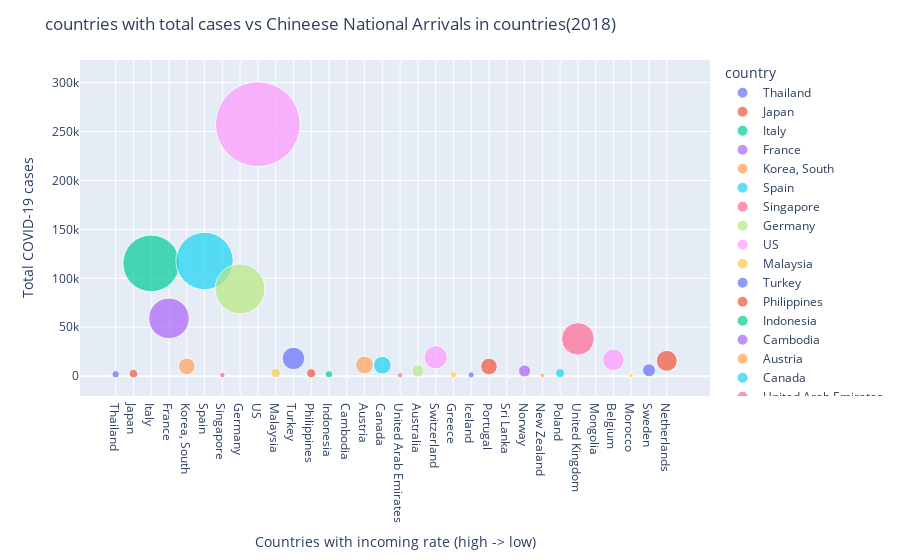

Here is the notebook cell this chart was saved with:
### Code cell
# temp4 = pd.merge(temp[['country', '2018']], table1[['country', 'Deaths']].groupby('country').max(), on='country')
# temp4 = temp4.sort_values(by='Deaths', ascending=False)[:20]

temp = pd.merge(china_travel_top20, country_info, on='country').reset_index(drop=True)
temp = temp.sort_values(2018, ascending=False)

fig = px.scatter(temp, x="country", y='totalcases', size='totalcases', 
                 color="country", hover_name="country", size_max=60)

fig.update_layout(title_text='countries with total cases vs Chineese National Arrivals in countries(2018)',
                  yaxis=go.layout.YAxis(title_text='Total COVID-19 cases',
#                                         tickvals = [-1, 0, 1, 2, 3, 4],
#                                         ticktext = [-1, 'Global Average', 1, 2, 3, 4],
                                       ),
                  xaxis=go.layout.XAxis(title_text='Countries with incoming rate (high -> low)')
                 )
fig.show();
fig.write_image("countriesVScases_chineese.png",scale=1, width=800, height=420)

### Figure 1 — Plotly figure (JSON) as saved in the notebook; plotly's stock layout.template omitted (floating-point values rounded to 4 significant figures)
{"data": [{"hoverlabel": {"namelength": 0}, "hovertemplate": "<b>%{hovertext}</b><br><br>country=%{x}<br>totalcases=%{marker.size}", "hovertext": ["Thailand"], "legendgroup": "Thailand", "marker": {"color": "#636efa", "size": [1978], "sizemode": "area", "sizeref": 71.49, "symbol": "circle"}, "mode": "markers", "name": "Thailand", "showlegend": true, "type": "scatter", "x": ["Thailand"], "xaxis": "x", "y": [1978], "yaxis": "y"}, {"hoverlabel": {"namelength": 0}, "hovertemplate": "<b>%{hovertext}</b><br><br>country=%{x}<br>totalcases=%{marker.size}", "hovertext": ["Japan"], "legendgroup": "Japan", "marker": {"color": "#EF553B", "size": [2617], "sizemode": "area", "sizeref": 71.49, "symbol": "circle"}, "mode": "markers", "name": "Japan", "showlegend": true, "type": "scatter", "x": ["Japan"], "xaxis": "x", "y": [2617], "yaxis": "y"}, {"hoverlabel": {"namelength": 0}, "hovertemplate": "<b>%{hovertext}</b><br><br>country=%{x}<br>totalcases=%{marker.size}", "hovertext": ["Italy"], "legendgroup": "Italy", "marker": {"color": "#00cc96", "size": [115242], "sizemode": "area", "sizeref": 71.49, "symbol": "circle"}, "mode": "markers", "name": "Italy", "showlegend": true, "type": "scatter", "x": ["Italy"], "xaxis": "x", "y": [115242], "yaxis": "y"}, {"hoverlabel": {"namelength": 0}, "hovertemplate": "<b>%{hovertext}</b><br><br>country=%{x}<br>totalcases=%{marker.size}", "hovertext": ["France"], "legendgroup": "France", "marker": {"color": "#ab63fa", "size": [59105], "sizemode": "area", "sizeref": 71.49, "symbol": "circle"}, "mode": "markers", "name": "France", "showlegend": true, "type": "scatter", "x": ["France"], "xaxis": "x", "y": [59105], "yaxis": "y"}, {"hoverlabel": {"namelength": 0}, "hovertemplate": "<b>%{hovertext}</b><br><br>country=%{x}<br>totalcases=%{marker.size}", "hovertext": ["Korea, South"], "legendgroup": "Korea, South", "marker": {"color": "#FFA15A", "size": [10062], "sizemode": "area", "sizeref": 71.49, "symbol": "circle"}, "mode": "markers", "name": "Korea, South", "showlegend": true, "type": "scatter", "x": ["Korea, South"], "xaxis": "x", "y": [10062], "yaxis": "y"}, {"hoverlabel": {"namelength": 0}, "hovertemplate": "<b>%{hovertext}</b><br><br>country=%{x}<br>totalcases=%{marker.size}", "hovertext": ["Spain"], "legendgroup": "Spain", "marker": {"color": "#19d3f3", "size": [117710], "sizemode": "area", "sizeref": 71.49, "symbol": "circle"}, "mode": "markers", "name": "Spain", "showlegend": true, "type": "scatter", "x": ["Spain"], "xaxis": "x", "y": [117710], "yaxis": "y"}, {"hoverlabel": {"namelength": 0}, "hovertemplate": "<b>%{hovertext}</b><br><br>country=%{x}<br>totalcases=%{marker.size}", "hovertext": ["Singapore"], "legendgroup": "Singapore", "marker": {"color": "#FF6692", "size": [1114], "sizemode": "area", "sizeref": 71.49, "symbol": "circle"}, "mode": "markers", "name": "Singapore", "showlegend": true, "type": "scatter", "x": ["Singapore"], "xaxis": "x", "y": [1114], "yaxis": "y"}, {"hoverlabel": {"namelength": 0}, "hovertemplate": "<b>%{hovertext}</b><br><br>country=%{x}<br>totalcases=%{marker.size}", "hovertext": ["Germany"], "legendgroup": "Germany", "marker": {"color": "#B6E880", "size": [89126], "sizemode": "area", "sizeref": 71.49, "symbol": "circle"}, "mode": "markers", "name": "Germany", "showlegend": true, "type": "scatter", "x": ["Germany"], "xaxis": "x", "y": [89126], "yaxis": "y"}, {"hoverlabel": {"namelength": 0}, "hovertemplate": "<b>%{hovertext}</b><br><br>country=%{x}<br>totalcases=%{marker.size}", "hovertext": ["US"], "legendgroup": "US", "marker": {"color": "#FF97FF", "size": [257379], "sizemode": "area", "sizeref": 71.49, "symbol": "circle"}, "mode": "markers", "name": "US", "showlegend": true, "type": "scatter", "x": ["US"], "xaxis": "x", "y": [257379], "yaxis": "y"}, {"hoverlabel": {"namelength": 0}, "hovertemplate": "<b>%{hovertext}</b><br><br>country=%{x}<br>totalcases=%{marker.size}", "hovertext": ["Malaysia"], "legendgroup": "Malaysia", "marker": {"color": "#FECB52", "size": [3333], "sizemode": "area", "sizeref": 71.49, "symbol": "circle"}, "mode": "markers", "name": "Malaysia", "showlegend": true, "type": "scatter", "x": ["Malaysia"], "xaxis": "x", "y": [3333], "yaxis": "y"}, {"hoverlabel": {"namelength": 0}, "hovertemplate": "<b>%{hovertext}</b><br><br>country=%{x}<br>totalcases=%{marker.size}", "hovertext": ["Turkey"], "legendgroup": "Turkey", "marker": {"color": "#636efa", "size": [18135], "sizemode": "area", "sizeref": 71.49, "symbol": "circle"}, "mode": "markers", "name": "Turkey", "showlegend": true, "type": "scatter", "x": ["Turkey"], "xaxis": "x", "y": [18135], "yaxis": "y"}, {"hoverlabel": {"namelength": 0}, "hovertemplate": "<b>%{hovertext}</b><br><br>country=%{x}<br>totalcases=%{marker.size}", "hovertext": ["Philippines"], "legendgroup": "Philippines", "marker": {"color": "#EF553B", "size": [3018], "sizemode": "area", "sizeref": 71.49, "symbol": "circle"}, "mode": "markers", "name": "Philippines", "showlegend": true, "type": "scatter", "x": ["Philippines"], "xaxis": "x", "y": [3018], "yaxis": "y"}, {"hoverlabel": {"namelength": 0}, "hovertemplate": "<b>%{hovertext}</b><br><br>country=%{x}<br>totalcases=%{marker.size}", "hovertext": ["Indonesia"], "legendgroup": "Indonesia", "marker": {"color": "#00cc96", "size": [1986], "sizemode": "area", "sizeref": 71.49, "symbol": "circle"}, "mode": "markers", "name": "Indonesia", "showlegend": true, "type": "scatter", "x": ["Indonesia"], "xaxis": "x", "y": [1986], "yaxis": "y"}, {"hoverlabel": {"namelength": 0}, "hovertemplate": "<b>%{hovertext}</b><br><br>country=%{x}<br>totalcases=%{marker.size}", "hovertext": ["Cambodia"], "legendgroup": "Cambodia", "marker": {"color": "#ab63fa", "size": [114], "sizemode": "area", "sizeref": 71.49, "symbol": "circle"}, "mode": "markers", "name": "Cambodia", "showlegend": true, "type": "scatter", "x": ["Cambodia"], "xaxis": "x", "y": [114], "yaxis": "y"}, {"hoverlabel": {"namelength": 0}, "hovertemplate": "<b>%{hovertext}</b><br><br>country=%{x}<br>totalcases=%{marker.size}", "hovertext": ["Austria"], "legendgroup": "Austria", "marker": {"color": "#FFA15A", "size": [11444], "sizemode": "area", "sizeref": 71.49, "symbol": "circle"}, "mode": "markers", "name": "Austria", "showlegend": true, "type": "scatter", "x": ["Austria"], "xaxis": "x", "y": [11444], "yaxis": "y"}, {"hoverlabel": {"namelength": 0}, "hovertemplate": "<b>%{hovertext}</b><br><br>country=%{x}<br>totalcases=%{marker.size}", "hovertext": ["Canada"], "legendgroup": "Canada", "marker": {"color": "#19d3f3", "size": [11283], "sizemode": "area", "sizeref": 71.49, "symbol": "circle"}, "mode": "markers", "name": "Canada", "showlegend": true, "type": "scatter", "x": ["Canada"], "xaxis": "x", "y": [11283], "yaxis": "y"}, {"hoverlabel": {"namelength": 0}, "hovertemplate": "<b>%{hovertext}</b><br><br>country=%{x}<br>totalcases=%{marker.size}", "hovertext": ["United Arab Emirates"], "legendgroup": "United Arab Emirates", "marker": {"color": "#FF6692", "size": [1024], "sizemode": "area", "sizeref": 71.49, "symbol": "circle"}, "mode": "markers", "name": "United Arab Emirates", "showlegend": true, "type": "scatter", "x": ["United Arab Emirates"], "xaxis": "x", "y": [1024], "yaxis": "y"}, {"hoverlabel": {"namelength": 0}, "hovertemplate": "<b>%{hovertext}</b><br><br>country=%{x}<br>totalcases=%{marker.size}", "hovertext": ["Australia"], "legendgroup": "Australia", "marker": {"color": "#B6E880", "size": [5350], "sizemode": "area", "sizeref": 71.49, "symbol": "circle"}, "mode": "markers", "name": "Australia", "showlegend": true, "type": "scatter", "x": ["Australia"], "xaxis": "x", "y": [5350], "yaxis": "y"}, {"hoverlabel": {"namelength": 0}, "hovertemplate": "<b>%{hovertext}</b><br><br>country=%{x}<br>totalcases=%{marker.size}", "hovertext": ["Switzerland"], "legendgroup": "Switzerland", "marker": {"color": "#FF97FF", "size": [19303], "sizemode": "area", "sizeref": 71.49, "symbol": "circle"}, "mode": "markers", "name": "Switzerland", "showlegend": true, "type": "scatter", "x": ["Switzerland"], "xaxis": "x", "y": [19303], "yaxis": "y"}, {"hoverlabel": {"namelength": 0}, "hovertemplate": "<b>%{hovertext}</b><br><br>country=%{x}<br>totalcases=%{marker.size}", "hovertext": ["Greece"], "legendgroup": "Greece", "marker": {"color": "#FECB52", "size": [1613], "sizemode": "area", "sizeref": 71.49, "symbol": "circle"}, "mode": "markers", "name": "Greece", "showlegend": true, "type": "scatter", "x": ["Greece"], "xaxis": "x", "y": [1613], "yaxis": "y"}, {"hoverlabel": {"namelength": 0}, "hovertemplate": "<b>%{hovertext}</b><br><br>country=%{x}<br>totalcases=%{marker.size}", "hovertext": ["Iceland"], "legendgroup": "Iceland", "marker": {"color": "#636efa", "size": [1364], "sizemode": "area", "sizeref": 71.49, "symbol": "circle"}, "mode": "markers", "name": "Iceland", "showlegend": true, "type": "scatter", "x": ["Iceland"], "xaxis": "x", "y": [1364], "yaxis": "y"}, {"hoverlabel": {"namelength": 0}, "hovertemplate": "<b>%{hovertext}</b><br><br>country=%{x}<br>totalcases=%{marker.size}", "hovertext": ["Portugal"], "legendgroup": "Portugal", "marker": {"color": "#EF553B", "size": [9886], "sizemode": "area", "sizeref": 71.49, "symbol": "circle"}, "mode": "markers", "name": "Portugal", "showlegend": true, "type": "scatter", "x": ["Portugal"], "xaxis": "x", "y": [9886], "yaxis": "y"}, {"hoverlabel": {"namelength": 0}, "hovertemplate": "<b>%{hovertext}</b><br><br>country=%{x}<br>totalcases=%{marker.size}", "hovertext": ["Sri Lanka"], "legendgroup": "Sri Lanka", "marker": {"color": "#00cc96", "size": [152], "sizemode": "area", "sizeref": 71.49, "symbol": "circle"}, "mode": "markers", "name": "Sri Lanka", "showlegend": true, "type": "scatter", "x": ["Sri Lanka"], "xaxis": "x", "y": [152], "yaxis": "y"}, {"hoverlabel": {"namelength": 0}, "hovertemplate": "<b>%{hovertext}</b><br><br>country=%{x}<br>totalcases=%{marker.size}", "hovertext": ["Norway"], "legendgroup": "Norway", "marker": {"color": "#ab63fa", "size": [5296], "sizemode": "area", "sizeref": 71.49, "symbol": "circle"}, "mode": "markers", "name": "Norway", "showlegend": true, "type": "scatter", "x": ["Norway"], "xaxis": "x", "y": [5296], "yaxis": "y"}, {"hoverlabel": {"namelength": 0}, "hovertemplate": "<b>%{hovertext}</b><br><br>country=%{x}<br>totalcases=%{marker.size}", "hovertext": ["New Zealand"], "legendgroup": "New Zealand", "marker": {"color": "#FFA15A", "size": [868], "sizemode": "area", "sizeref": 71.49, "symbol": "circle"}, "mode": "markers", "name": "New Zealand", "showlegend": true, "type": "scatter", "x": ["New Zealand"], "xaxis": "x", "y": [868], "yaxis": "y"}, {"hoverlabel": {"namelength": 0}, "hovertemplate": "<b>%{hovertext}</b><br><br>country=%{x}<br>totalcases=%{marker.size}", "hovertext": ["Poland"], "legendgroup": "Poland", "marker": {"color": "#19d3f3", "size": [3149], "sizemode": "area", "sizeref": 71.49, "symbol": "circle"}, "mode": "markers", "name": "Poland", "showlegend": true, "type": "scatter", "x": ["Poland"], "xaxis": "x", "y": [3149], "yaxis": "y"}, {"hoverlabel": {"namelength": 0}, "hovertemplate": "<b>%{hovertext}</b><br><br>country=%{x}<br>totalcases=%{marker.size}", "hovertext": ["United Kingdom"], "legendgroup": "United Kingdom", "marker": {"color": "#FF6692", "size": [38168], "sizemode": "area", "sizeref": 71.49, "symbol": "circle"}, "mode": "markers", "name": "United Kingdom", "showlegend": true, "type": "scatter", "x": ["United Kingdom"], "xaxis": "x", "y": [38168], "yaxis": "y"}, {"hoverlabel": {"namelength": 0}, "hovertemplate": "<b>%{hovertext}</b><br><br>country=%{x}<br>totalcases=%{marker.size}", "hovertext": ["Mongolia"], "legendgroup": "Mongolia", "marker": {"color": "#B6E880", "size": [14], "sizemode": "area", "sizeref": 71.49, "symbol": "circle"}, "mode": "markers", "name": "Mongolia", "showlegend": true, "type": "scatter", "x": ["Mongolia"], "xaxis": "x", "y": [14], "yaxis": "y"}, {"hoverlabel": {"namelength": 0}, "hovertemplate": "<b>%{hovertext}</b><br><br>country=%{x}<br>totalcases=%{marker.size}", "hovertext": ["Belgium"], "legendgroup": "Belgium", "marker": {"color": "#FF97FF", "size": [16770], "sizemode": "area", "sizeref": 71.49, "symbol": "circle"}, "mode": "markers", "name": "Belgium", "showlegend": true, "type": "scatter", "x": ["Belgium"], "xaxis": "x", "y": [16770], "yaxis": "y"}, {"hoverlabel": {"namelength": 0}, "hovertemplate": "<b>%{hovertext}</b><br><br>country=%{x}<br>totalcases=%{marker.size}", "hovertext": ["Morocco"], "legendgroup": "Morocco", "marker": {"color": "#FECB52", "size": [735], "sizemode": "area", "sizeref": 71.49, "symbol": "circle"}, "mode": "markers", "name": "Morocco", "showlegend": true, "type": "scatter", "x": ["Morocco"], "xaxis": "x", "y": [735], "yaxis": "y"}, {"hoverlabel": {"namelength": 0}, "hovertemplate": "<b>%{hovertext}</b><br><br>country=%{x}<br>totalcases=%{marker.size}", "hovertext": ["Sweden"], "legendgroup": "Sweden", "marker": {"color": "#636efa", "size": [6078], "sizemode": "area", "sizeref": 71.49, "symbol": "circle"}, "mode": "markers", "name": "Sweden", "showlegend": true, "type": "scatter", "x": ["Sweden"], "xaxis": "x", "y": [6078], "yaxis": "y"}, {"hoverlabel": {"namelength": 0}, "hovertemplate": "<b>%{hovertext}</b><br><br>country=%{x}<br>totalcases=%{marker.size}", "hovertext": ["Netherlands"], "legendgroup": "Netherlands", "marker": {"color": "#EF553B", "size": [15723], "sizemode": "area", "sizeref": 71.49, "symbol": "circle"}, "mode": "markers", "name": "Netherlands", "showlegend": true, "type": "scatter", "x": ["Netherlands"], "xaxis": "x", "y": [15723], "yaxis": "y"}], "layout": {"autosize": true, "legend": {"itemsizing": "constant", "title": {"text": "country"}, "tracegroupgap": 0}, "margin": {"t": 60}, "title": {"text": "countries with total cases vs Chineese National Arrivals in countries(2018)"}, "xaxis": {"autorange": true, "range": [-1.96, 33.32], "title": {"text": "Countries with incoming rate (high -> low)"}, "type": "category"}, "yaxis": {"autorange": true, "range": [-24730.0, 353700.0], "title": {"text": "Total COVID-19 cases"}, "type": "linear"}}}
